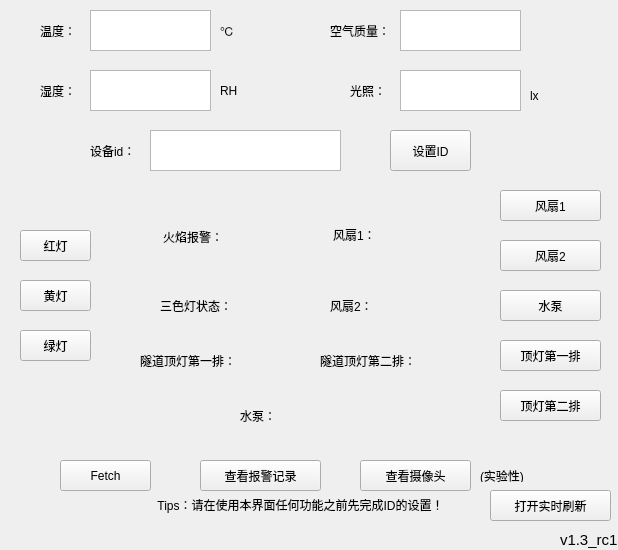
<?xml version="1.0" encoding="UTF-8"?>
<ui version="4.0">
 <class>Form</class>
 <widget class="QWidget" name="Form">
  <property name="geometry">
   <rect>
    <x>0</x>
    <y>0</y>
    <width>618</width>
    <height>550</height>
   </rect>
  </property>
  <property name="sizePolicy">
   <sizepolicy hsizetype="Fixed" vsizetype="Fixed">
    <horstretch>0</horstretch>
    <verstretch>0</verstretch>
   </sizepolicy>
  </property>
  <property name="minimumSize">
   <size>
    <width>618</width>
    <height>550</height>
   </size>
  </property>
  <property name="maximumSize">
   <size>
    <width>618</width>
    <height>550</height>
   </size>
  </property>
  <property name="mouseTracking">
   <bool>false</bool>
  </property>
  <property name="tabletTracking">
   <bool>false</bool>
  </property>
  <property name="focusPolicy">
   <enum>Qt::NoFocus</enum>
  </property>
  <property name="windowTitle">
   <string>IoT控制面板-v1.3_rc1  @bbsupn</string>
  </property>
  <property name="windowIcon">
   <iconset>
    <normaloff>C:/Users/Administrator/.designer/backup/Lanter.ico</normaloff>C:/Users/Administrator/.designer/backup/Lanter.ico</iconset>
  </property>
  <widget class="QPushButton" name="pushButton">
   <property name="geometry">
    <rect>
     <x>60</x>
     <y>460</y>
     <width>91</width>
     <height>31</height>
    </rect>
   </property>
   <property name="text">
    <string>Fetch</string>
   </property>
  </widget>
  <widget class="QPushButton" name="pushButton_2">
   <property name="geometry">
    <rect>
     <x>200</x>
     <y>460</y>
     <width>121</width>
     <height>31</height>
    </rect>
   </property>
   <property name="text">
    <string>查看报警记录</string>
   </property>
  </widget>
  <widget class="QLabel" name="label">
   <property name="geometry">
    <rect>
     <x>40</x>
     <y>20</y>
     <width>31</width>
     <height>21</height>
    </rect>
   </property>
   <property name="text">
    <string>温度：</string>
   </property>
  </widget>
  <widget class="QTextEdit" name="textEdit">
   <property name="geometry">
    <rect>
     <x>90</x>
     <y>10</y>
     <width>121</width>
     <height>41</height>
    </rect>
   </property>
  </widget>
  <widget class="QLabel" name="label_2">
   <property name="geometry">
    <rect>
     <x>220</x>
     <y>20</y>
     <width>21</width>
     <height>21</height>
    </rect>
   </property>
   <property name="text">
    <string>℃</string>
   </property>
  </widget>
  <widget class="QLabel" name="label_3">
   <property name="geometry">
    <rect>
     <x>10</x>
     <y>520</y>
     <width>211</width>
     <height>21</height>
    </rect>
   </property>
   <property name="text">
    <string/>
   </property>
  </widget>
  <widget class="QLabel" name="label_4">
   <property name="geometry">
    <rect>
     <x>40</x>
     <y>70</y>
     <width>41</width>
     <height>41</height>
    </rect>
   </property>
   <property name="text">
    <string>湿度：</string>
   </property>
  </widget>
  <widget class="QTextEdit" name="textEdit_2">
   <property name="geometry">
    <rect>
     <x>90</x>
     <y>70</y>
     <width>121</width>
     <height>41</height>
    </rect>
   </property>
  </widget>
  <widget class="QLabel" name="label_5">
   <property name="geometry">
    <rect>
     <x>220</x>
     <y>80</y>
     <width>21</width>
     <height>21</height>
    </rect>
   </property>
   <property name="text">
    <string>RH</string>
   </property>
  </widget>
  <widget class="QLabel" name="label_6">
   <property name="geometry">
    <rect>
     <x>330</x>
     <y>10</y>
     <width>61</width>
     <height>41</height>
    </rect>
   </property>
   <property name="text">
    <string>空气质量：</string>
   </property>
  </widget>
  <widget class="QTextEdit" name="textEdit_3">
   <property name="geometry">
    <rect>
     <x>400</x>
     <y>10</y>
     <width>121</width>
     <height>41</height>
    </rect>
   </property>
  </widget>
  <widget class="QLabel" name="label_15">
   <property name="geometry">
    <rect>
     <x>163</x>
     <y>221</y>
     <width>61</width>
     <height>31</height>
    </rect>
   </property>
   <property name="text">
    <string>火焰报警：</string>
   </property>
  </widget>
  <widget class="QLabel" name="label_16">
   <property name="geometry">
    <rect>
     <x>333</x>
     <y>219</y>
     <width>51</width>
     <height>31</height>
    </rect>
   </property>
   <property name="text">
    <string>风扇1：</string>
   </property>
  </widget>
  <widget class="QLabel" name="label_18">
   <property name="geometry">
    <rect>
     <x>230</x>
     <y>220</y>
     <width>61</width>
     <height>31</height>
    </rect>
   </property>
   <property name="text">
    <string/>
   </property>
  </widget>
  <widget class="QLabel" name="label_19">
   <property name="geometry">
    <rect>
     <x>380</x>
     <y>220</y>
     <width>54</width>
     <height>31</height>
    </rect>
   </property>
   <property name="text">
    <string/>
   </property>
  </widget>
  <widget class="QLabel" name="label_22">
   <property name="geometry">
    <rect>
     <x>90</x>
     <y>130</y>
     <width>41</width>
     <height>41</height>
    </rect>
   </property>
   <property name="text">
    <string>设备id：</string>
   </property>
  </widget>
  <widget class="QPushButton" name="pushButton_3">
   <property name="geometry">
    <rect>
     <x>390</x>
     <y>130</y>
     <width>81</width>
     <height>41</height>
    </rect>
   </property>
   <property name="text">
    <string>设置ID</string>
   </property>
  </widget>
  <widget class="QPushButton" name="pushButton_4">
   <property name="geometry">
    <rect>
     <x>360</x>
     <y>460</y>
     <width>111</width>
     <height>31</height>
    </rect>
   </property>
   <property name="text">
    <string>查看摄像头</string>
   </property>
  </widget>
  <widget class="QLabel" name="label_23">
   <property name="geometry">
    <rect>
     <x>560</x>
     <y>530</y>
     <width>71</width>
     <height>20</height>
    </rect>
   </property>
   <property name="text">
    <string>&lt;html&gt;&lt;head/&gt;&lt;body&gt;&lt;p&gt;&lt;span style=&quot; font-size:11pt;&quot;&gt;v1.3_rc1&lt;/span&gt;&lt;/p&gt;&lt;/body&gt;&lt;/html&gt;</string>
   </property>
  </widget>
  <widget class="QLabel" name="label_24">
   <property name="geometry">
    <rect>
     <x>480</x>
     <y>470</y>
     <width>54</width>
     <height>12</height>
    </rect>
   </property>
   <property name="text">
    <string>(实验性)</string>
   </property>
  </widget>
  <widget class="QLabel" name="label_7">
   <property name="geometry">
    <rect>
     <x>160</x>
     <y>290</y>
     <width>81</width>
     <height>31</height>
    </rect>
   </property>
   <property name="text">
    <string>三色灯状态：</string>
   </property>
  </widget>
  <widget class="QLabel" name="label_8">
   <property name="geometry">
    <rect>
     <x>240</x>
     <y>290</y>
     <width>101</width>
     <height>31</height>
    </rect>
   </property>
   <property name="text">
    <string/>
   </property>
  </widget>
  <widget class="QLabel" name="label_9">
   <property name="geometry">
    <rect>
     <x>240</x>
     <y>400</y>
     <width>41</width>
     <height>31</height>
    </rect>
   </property>
   <property name="text">
    <string>水泵：</string>
   </property>
  </widget>
  <widget class="QLabel" name="label_10">
   <property name="geometry">
    <rect>
     <x>280</x>
     <y>400</y>
     <width>61</width>
     <height>31</height>
    </rect>
   </property>
   <property name="text">
    <string/>
   </property>
  </widget>
  <widget class="QPushButton" name="pushButton_5">
   <property name="geometry">
    <rect>
     <x>20</x>
     <y>230</y>
     <width>71</width>
     <height>31</height>
    </rect>
   </property>
   <property name="text">
    <string>红灯</string>
   </property>
  </widget>
  <widget class="QPushButton" name="pushButton_6">
   <property name="geometry">
    <rect>
     <x>20</x>
     <y>330</y>
     <width>71</width>
     <height>31</height>
    </rect>
   </property>
   <property name="text">
    <string>绿灯</string>
   </property>
  </widget>
  <widget class="QPushButton" name="pushButton_7">
   <property name="geometry">
    <rect>
     <x>20</x>
     <y>280</y>
     <width>71</width>
     <height>31</height>
    </rect>
   </property>
   <property name="text">
    <string>黄灯</string>
   </property>
  </widget>
  <widget class="QPushButton" name="pushButton_8">
   <property name="geometry">
    <rect>
     <x>500</x>
     <y>190</y>
     <width>101</width>
     <height>31</height>
    </rect>
   </property>
   <property name="text">
    <string>风扇1</string>
   </property>
  </widget>
  <widget class="QPushButton" name="pushButton_10">
   <property name="geometry">
    <rect>
     <x>500</x>
     <y>290</y>
     <width>101</width>
     <height>31</height>
    </rect>
   </property>
   <property name="text">
    <string>水泵</string>
   </property>
  </widget>
  <widget class="QLabel" name="label_12">
   <property name="geometry">
    <rect>
     <x>120</x>
     <y>480</y>
     <width>361</width>
     <height>51</height>
    </rect>
   </property>
   <property name="text">
    <string>&lt;html&gt;&lt;head/&gt;&lt;body&gt;&lt;p align=&quot;center&quot;&gt;Tips：请在使用本界面任何功能之前先完成ID的设置！&lt;/p&gt;&lt;/body&gt;&lt;/html&gt;</string>
   </property>
  </widget>
  <widget class="QTextEdit" name="textEdit_4">
   <property name="geometry">
    <rect>
     <x>150</x>
     <y>130</y>
     <width>191</width>
     <height>41</height>
    </rect>
   </property>
  </widget>
  <widget class="QPushButton" name="pushButton_12">
   <property name="geometry">
    <rect>
     <x>500</x>
     <y>240</y>
     <width>101</width>
     <height>31</height>
    </rect>
   </property>
   <property name="text">
    <string>风扇2</string>
   </property>
  </widget>
  <widget class="QPushButton" name="pushButton_14">
   <property name="geometry">
    <rect>
     <x>490</x>
     <y>490</y>
     <width>121</width>
     <height>31</height>
    </rect>
   </property>
   <property name="text">
    <string>打开实时刷新</string>
   </property>
  </widget>
  <widget class="QLabel" name="label_11">
   <property name="geometry">
    <rect>
     <x>330</x>
     <y>290</y>
     <width>51</width>
     <height>31</height>
    </rect>
   </property>
   <property name="text">
    <string>风扇2：</string>
   </property>
  </widget>
  <widget class="QLabel" name="label_13">
   <property name="geometry">
    <rect>
     <x>380</x>
     <y>290</y>
     <width>61</width>
     <height>31</height>
    </rect>
   </property>
   <property name="text">
    <string/>
   </property>
  </widget>
  <widget class="QLabel" name="label_14">
   <property name="geometry">
    <rect>
     <x>350</x>
     <y>70</y>
     <width>41</width>
     <height>41</height>
    </rect>
   </property>
   <property name="text">
    <string>光照：</string>
   </property>
  </widget>
  <widget class="QTextEdit" name="textEdit_5">
   <property name="geometry">
    <rect>
     <x>400</x>
     <y>70</y>
     <width>121</width>
     <height>41</height>
    </rect>
   </property>
  </widget>
  <widget class="QLabel" name="label_17">
   <property name="geometry">
    <rect>
     <x>530</x>
     <y>80</y>
     <width>21</width>
     <height>31</height>
    </rect>
   </property>
   <property name="text">
    <string>lx</string>
   </property>
  </widget>
  <widget class="QLabel" name="label_20">
   <property name="geometry">
    <rect>
     <x>140</x>
     <y>340</y>
     <width>101</width>
     <height>41</height>
    </rect>
   </property>
   <property name="text">
    <string>隧道顶灯第一排：</string>
   </property>
  </widget>
  <widget class="QLabel" name="label_21">
   <property name="geometry">
    <rect>
     <x>250</x>
     <y>340</y>
     <width>71</width>
     <height>41</height>
    </rect>
   </property>
   <property name="text">
    <string/>
   </property>
  </widget>
  <widget class="QLabel" name="label_25">
   <property name="geometry">
    <rect>
     <x>320</x>
     <y>340</y>
     <width>101</width>
     <height>41</height>
    </rect>
   </property>
   <property name="text">
    <string>隧道顶灯第二排：</string>
   </property>
  </widget>
  <widget class="QLabel" name="label_26">
   <property name="geometry">
    <rect>
     <x>430</x>
     <y>340</y>
     <width>81</width>
     <height>41</height>
    </rect>
   </property>
   <property name="text">
    <string/>
   </property>
  </widget>
  <widget class="QPushButton" name="pushButton_9">
   <property name="geometry">
    <rect>
     <x>500</x>
     <y>340</y>
     <width>101</width>
     <height>31</height>
    </rect>
   </property>
   <property name="text">
    <string>顶灯第一排</string>
   </property>
  </widget>
  <widget class="QPushButton" name="pushButton_11">
   <property name="geometry">
    <rect>
     <x>500</x>
     <y>390</y>
     <width>101</width>
     <height>31</height>
    </rect>
   </property>
   <property name="text">
    <string>顶灯第二排</string>
   </property>
  </widget>
 </widget>
 <resources/>
 <connections>
  <connection>
   <sender>pushButton_2</sender>
   <signal>clicked()</signal>
   <receiver>Form</receiver>
   <slot>show()</slot>
   <hints>
    <hint type="sourcelabel">
     <x>333</x>
     <y>326</y>
    </hint>
    <hint type="destinationlabel">
     <x>379</x>
     <y>411</y>
    </hint>
   </hints>
  </connection>
 </connections>
</ui>
